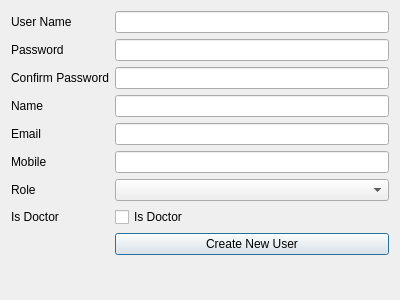
<?xml version="1.0" encoding="UTF-8"?>
<ui version="4.0">
 <class>NewUser</class>
 <widget class="QDialog" name="NewUser">
  <property name="geometry">
   <rect>
    <x>0</x>
    <y>0</y>
    <width>400</width>
    <height>300</height>
   </rect>
  </property>
  <property name="windowTitle">
   <string>Dialog</string>
  </property>
  <layout class="QVBoxLayout" name="verticalLayout">
   <item>
    <layout class="QFormLayout" name="formLayout">
     <item row="0" column="0">
      <widget class="QLabel" name="label">
       <property name="text">
        <string>User Name</string>
       </property>
      </widget>
     </item>
     <item row="0" column="1">
      <widget class="QLineEdit" name="lineEdit_userName"/>
     </item>
     <item row="1" column="0">
      <widget class="QLabel" name="label_2">
       <property name="text">
        <string>Password</string>
       </property>
      </widget>
     </item>
     <item row="1" column="1">
      <widget class="QLineEdit" name="lineEdit_password"/>
     </item>
     <item row="2" column="0">
      <widget class="QLabel" name="label_3">
       <property name="text">
        <string>Confirm Password</string>
       </property>
      </widget>
     </item>
     <item row="2" column="1">
      <widget class="QLineEdit" name="lineEdit_confirmPassword"/>
     </item>
     <item row="3" column="0">
      <widget class="QLabel" name="label_4">
       <property name="text">
        <string>Name</string>
       </property>
      </widget>
     </item>
     <item row="3" column="1">
      <widget class="QLineEdit" name="lineEdit_name"/>
     </item>
     <item row="4" column="0">
      <widget class="QLabel" name="label_5">
       <property name="text">
        <string>Email</string>
       </property>
      </widget>
     </item>
     <item row="4" column="1">
      <widget class="QLineEdit" name="lineEdit_email"/>
     </item>
     <item row="5" column="0">
      <widget class="QLabel" name="label_6">
       <property name="text">
        <string>Mobile</string>
       </property>
      </widget>
     </item>
     <item row="5" column="1">
      <widget class="QLineEdit" name="lineEdit_mobile"/>
     </item>
     <item row="6" column="0">
      <widget class="QLabel" name="label_7">
       <property name="text">
        <string>Role</string>
       </property>
      </widget>
     </item>
     <item row="6" column="1">
      <widget class="QComboBox" name="comboBox_role"/>
     </item>
     <item row="7" column="0">
      <widget class="QLabel" name="label_8">
       <property name="text">
        <string>Is Doctor</string>
       </property>
      </widget>
     </item>
     <item row="7" column="1">
      <widget class="QCheckBox" name="checkBox_isDoctor">
       <property name="text">
        <string>Is Doctor</string>
       </property>
      </widget>
     </item>
     <item row="8" column="1">
      <layout class="QHBoxLayout" name="horizontalLayout_2">
       <item>
        <widget class="QPushButton" name="pushButton_newUser">
         <property name="text">
          <string>Create New User</string>
         </property>
        </widget>
       </item>
      </layout>
     </item>
    </layout>
   </item>
  </layout>
 </widget>
 <resources/>
 <connections/>
</ui>
